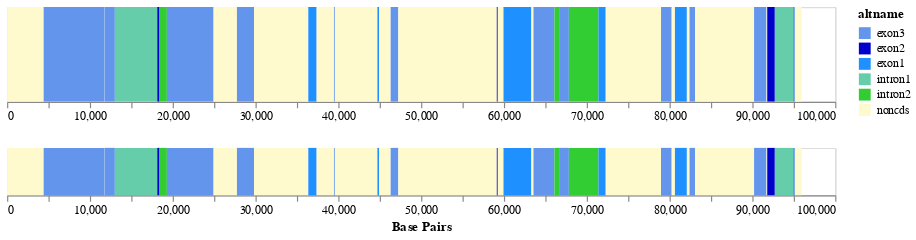

Here is the notebook cell this chart was saved with:
### Markdown cell above
## Interactive Plot
You can visualize complex chromosomes using an interactive altair plot instead of the static toyplot by using the `inspect` function. For this feature to function properly, you *must* assign each of your genomic elements a unique `altname`. The altnames should contain `ex` and `int` to allow shadie to recognize them as either exons or introns. Otherwise, shadie will try to assign any non-neutral regions as exons and all neutral regions will be non-coding. 

Highlight areas on the lower plot to zoom in on the upper plot. Click anywhere on the lower plot to re-set the zoom. Hover over either plot for more information about each genomic element. 

*Note: this feature can be a little glitchy between altair updates.*

### Code cell
#the plot may not display in certain web browsers, like Safari
my_random_chrom.inspect()

### Figure 1 — Vega-Lite specification as saved in the notebook (floating-point values rounded to 4 significant figures)
{"config": {"view": {"continuousWidth": 300, "continuousHeight": 300}}, "vconcat": [{"mark": {"type": "rect"}, "encoding": {"color": {"field": "altname", "scale": {"domain": ["exon3", "exon2", "exon1", "intron1", "intron2", "noncds"], "range": ["cornflowerblue", "mediumblue", "dodgerblue", "mediumaquamarine", "limegreen", "lemonchiffon"]}, "type": "nominal"}, "tooltip": [{"field": "eltype", "title": "Element Type", "type": "nominal"}, {"field": "altname", "title": "Name", "type": "nominal"}, {"field": "length", "title": "Length", "type": "quantitative"}, {"field": "x1", "title": "Start", "type": "quantitative"}, {"field": "x2", "title": "Stop", "type": "quantitative"}], "x": {"field": "x1", "scale": {"domain": {"param": "param_2"}}, "title": null, "type": "quantitative"}, "x2": {"field": "x2"}, "y": {"axis": null, "field": "y1", "type": "quantitative"}, "y2": {"field": "y2"}}, "height": 80, "width": 700}, {"mark": {"type": "rect"}, "encoding": {"color": {"field": "altname", "scale": {"domain": ["exon3", "exon2", "exon1", "intron1", "intron2", "noncds"], "range": ["cornflowerblue", "mediumblue", "dodgerblue", "mediumaquamarine", "limegreen", "lemonchiffon"]}, "type": "nominal"}, "tooltip": [{"field": "eltype", "title": "Element Type", "type": "nominal"}, {"field": "altname", "title": "Name", "type": "nominal"}, {"field": "length", "title": "Length", "type": "quantitative"}, {"field": "x1", "title": "Start", "type": "quantitative"}, {"field": "x2", "title": "Stop", "type": "quantitative"}], "x": {"axis": {"title": "Base Pairs"}, "field": "x1", "type": "quantitative"}, "x2": {"field": "x2"}, "y": {"axis": null, "field": "y1", "type": "quantitative"}, "y2": {"field": "y2"}}, "height": 40, "name": "view_2", "width": 700}], "data": {"name": "data-4628a499e05f484d2dc8b1087a806d89"}, "params": [{"name": "param_2", "select": {"type": "interval", "encodings": ["x"], "mark": {"fill": "red", "fillOpacity": 0.7, "stroke": "black"}}, "views": ["view_2"]}], "$schema": "https://vega.github.io/schema/vega-lite/v5.16.3.json", "datasets": {"data-4628a499e05f484d2dc8b1087a806d89": [{"eltype": "g3", "category": "noncds", "altname": "noncds", "length": 4412, "x1": 1, "x2": 4412, "y1": 0, "y2": 1}, {"eltype": "g8", "category": "exon", "altname": "exon3", "length": 7293, "x1": 4413, "x2": 11705, "y1": 0, "y2": 1}, {"eltype": "g3", "category": "noncds", "altname": "noncds", "length": 38, "x1": 11706, "x2": 11743, "y1": 0, "y2": 1}, {"eltype": "g8", "category": "exon", "altname": "exon3", "length": 1270, "x1": 11744, "x2": 13013, "y1": 0, "y2": 1}, {"eltype": "g9", "category": "intron", "altname": "intron1", "length": 5121, "x1": 13014, "x2": 18134, "y1": 0, "y2": 1}, {"eltype": "g7", "category": "exon", "altname": "exon2", "length": 271, "x1": 18135, "x2": 18405, "y1": 0, "y2": 1}, {"eltype": "g10", "category": "intron", "altname": "intron2", "length": 889, "x1": 18406, "x2": 19294, "y1": 0, "y2": 1}, {"eltype": "g8", "category": "exon", "altname": "exon3", "length": 5639, "x1": 19295, "x2": 24933, "y1": 0, "y2": 1}, {"eltype": "g3", "category": "noncds", "altname": "noncds", "length": 2820, "x1": 24934, "x2": 27753, "y1": 0, "y2": 1}, {"eltype": "g8", "category": "exon", "altname": "exon3", "length": 2064, "x1": 27754, "x2": 29817, "y1": 0, "y2": 1}, {"eltype": "g3", "category": "noncds", "altname": "noncds", "length": 6555, "x1": 29818, "x2": 36372, "y1": 0, "y2": 1}, {"eltype": "g6", "category": "exon", "altname": "exon1", "length": 1007, "x1": 36373, "x2": 37379, "y1": 0, "y2": 1}, {"eltype": "g3", "category": "noncds", "altname": "noncds", "length": 2091, "x1": 37380, "x2": 39470, "y1": 0, "y2": 1}, {"eltype": "g8", "category": "exon", "altname": "exon3", "length": 112, "x1": 39471, "x2": 39582, "y1": 0, "y2": 1}, {"eltype": "g3", "category": "noncds", "altname": "noncds", "length": 5137, "x1": 39583, "x2": 44719, "y1": 0, "y2": 1}, {"eltype": "g6", "category": "exon", "altname": "exon1", "length": 205, "x1": 44720, "x2": 44924, "y1": 0, "y2": 1}, {"eltype": "g3", "category": "noncds", "altname": "noncds", "length": 1391, "x1": 44925, "x2": 46315, "y1": 0, "y2": 1}, {"eltype": "g8", "category": "exon", "altname": "exon3", "length": 928, "x1": 46316, "x2": 47243, "y1": 0, "y2": 1}, {"eltype": "g3", "category": "noncds", "altname": "noncds", "length": 11891, "x1": 47244, "x2": 59134, "y1": 0, "y2": 1}, {"eltype": "g7", "category": "exon", "altname": "exon2", "length": 119, "x1": 59135, "x2": 59253, "y1": 0, "y2": 1}, {"eltype": "g3", "category": "noncds", "altname": "noncds", "length": 691, "x1": 59254, "x2": 59944, "y1": 0, "y2": 1}, {"eltype": "g6", "category": "exon", "altname": "exon1", "length": 3370, "x1": 59945, "x2": 63314, "y1": 0, "y2": 1}, {"eltype": "g3", "category": "noncds", "altname": "noncds", "length": 249, "x1": 63315, "x2": 63563, "y1": 0, "y2": 1}, {"eltype": "g8", "category": "exon", "altname": "exon3", "length": 2530, "x1": 63564, "x2": 66093, "y1": 0, "y2": 1}, {"eltype": "g10", "category": "intron", "altname": "intron2", "length": 563, "x1": 66094, "x2": 66656, "y1": 0, "y2": 1}, {"eltype": "g8", "category": "exon", "altname": "exon3", "length": 1184, "x1": 66657, "x2": 67840, "y1": 0, "y2": 1}, {"eltype": "g10", "category": "intron", "altname": "intron2", "length": 3574, "x1": 67841, "x2": 71414, "y1": 0, "y2": 1}, {"eltype": "g6", "category": "exon", "altname": "exon1", "length": 875, "x1": 71415, "x2": 72289, "y1": 0, "y2": 1}, {"eltype": "g3", "category": "noncds", "altname": "noncds", "length": 6677, "x1": 72290, "x2": 78966, "y1": 0, "y2": 1}, {"eltype": "g8", "category": "exon", "altname": "exon3", "length": 1288, "x1": 78967, "x2": 80254, "y1": 0, "y2": 1}, {"eltype": "g3", "category": "noncds", "altname": "noncds", "length": 392, "x1": 80255, "x2": 80646, "y1": 0, "y2": 1}, {"eltype": "g6", "category": "exon", "altname": "exon1", "length": 1443, "x1": 80647, "x2": 82089, "y1": 0, "y2": 1}, {"eltype": "g3", "category": "noncds", "altname": "noncds", "length": 320, "x1": 82090, "x2": 82409, "y1": 0, "y2": 1}, {"eltype": "g8", "category": "exon", "altname": "exon3", "length": 670, "x1": 82410, "x2": 83079, "y1": 0, "y2": 1}, {"eltype": "g3", "category": "noncds", "altname": "noncds", "length": 7124, "x1": 83080, "x2": 90203, "y1": 0, "y2": 1}, {"eltype": "g8", "category": "exon", "altname": "exon3", "length": 1504, "x1": 90204, "x2": 91707, "y1": 0, "y2": 1}, {"eltype": "g3", "category": "noncds", "altname": "noncds", "length": 85, "x1": 91708, "x2": 91792, "y1": 0, "y2": 1}, {"eltype": "g7", "category": "exon", "altname": "exon2", "length": 916, "x1": 91793, "x2": 92708, "y1": 0, "y2": 1}, {"eltype": "g9", "category": "intron", "altname": "intron1", "length": 2199, "x1": 92709, "x2": 94907, "y1": 0, "y2": 1}, {"eltype": "g8", "category": "exon", "altname": "exon3", "length": 224, "x1": 94908, "x2": 95131, "y1": 0, "y2": 1}, {"eltype": "g3", "category": "noncds", "altname": "noncds", "length": 831, "x1": 95132, "x2": 95962, "y1": 0, "y2": 1}]}}
